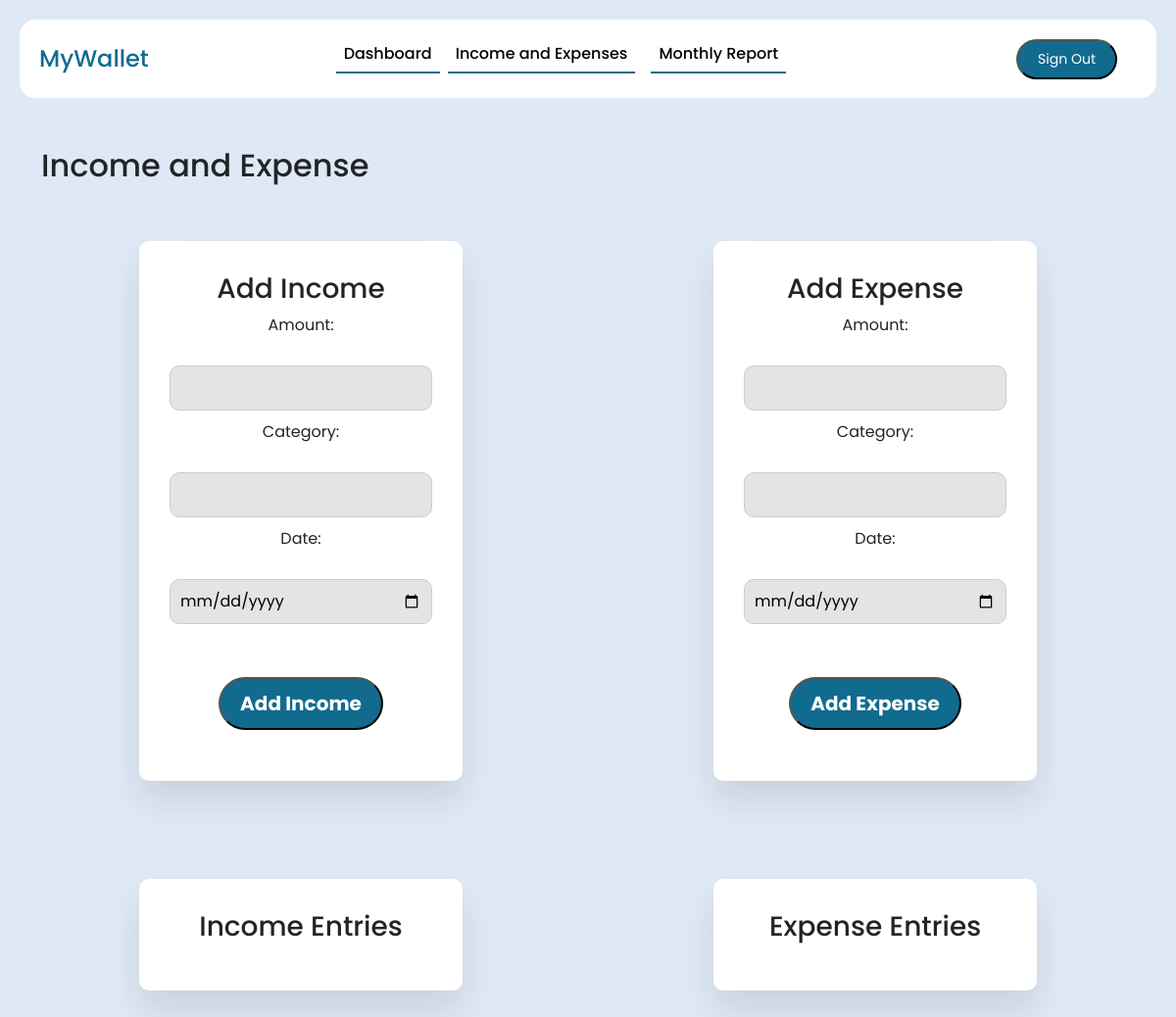
Page /income_expense (signed in) on the earlier database version.
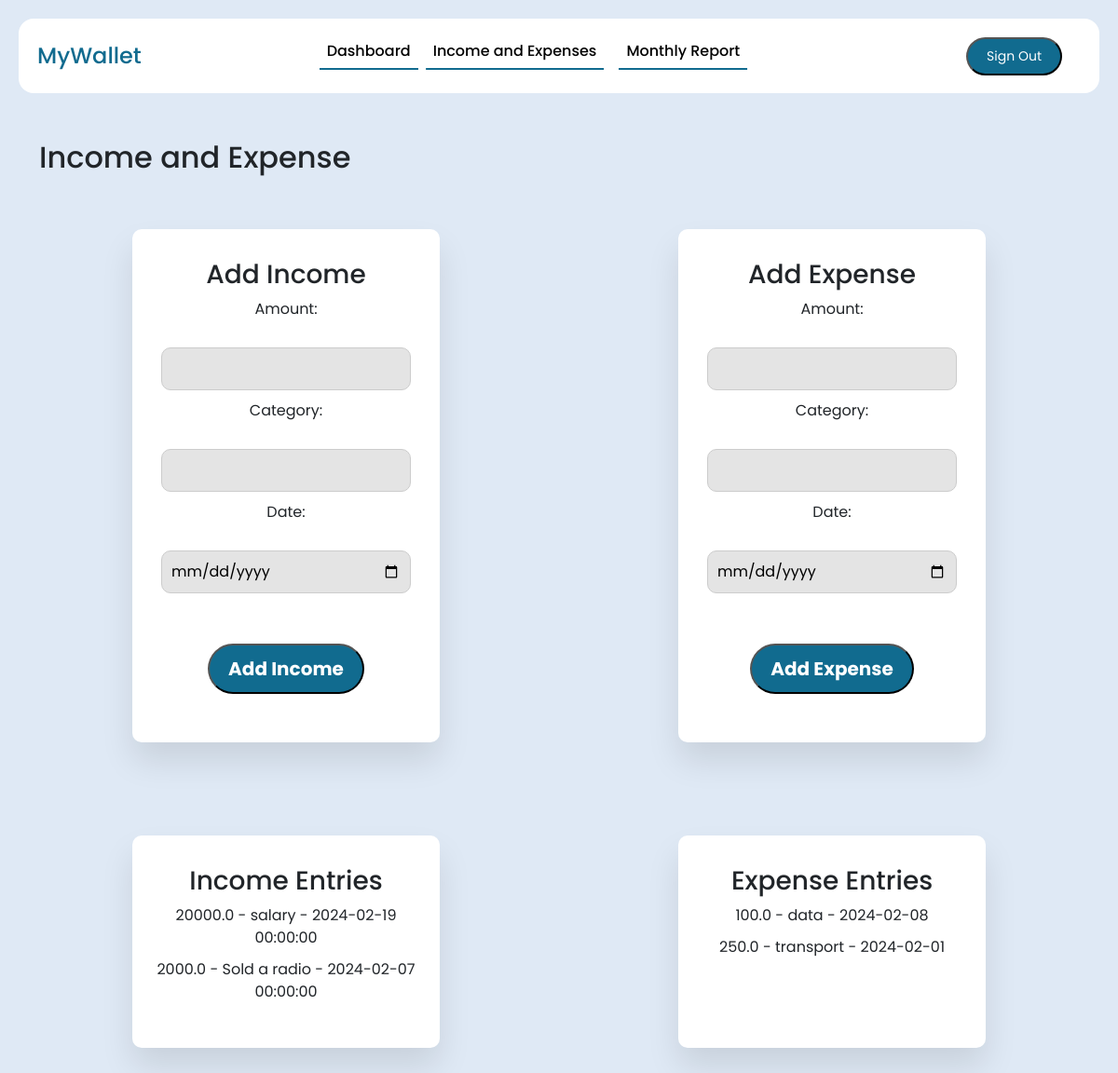
Same page on the later database version.
### website/models.py (models this page shows, shortened)
class Income(db.Model):
    id = db.Column(db.Integer, primary_key=True)
    amount = db.Column(db.Float, nullable=False)
    date = db.Column(db.DateTime(timezone=True),default=func.now())
    category = db.Column(db.String(50), nullable=False)
    user_id = db.Column(db.Integer, db.ForeignKey('user.id'), nullable=False)

class Expense(db.Model):
    id = db.Column(db.Integer, primary_key=True)
    amount = db.Column(db.Float, nullable=False)
    date = db.Column(db.Date, nullable=False)
    category = db.Column(db.String(50), nullable=False)
    user_id = db.Column(db.Integer, db.ForeignKey('user.id'),nullable=False)

### website/views.py (the view)
@views.route('/income_expense')
@login_required
def income_expense():
    user = current_user #define user
    return render_template('income_expense.html', user=user)

### website/__init__.py (called while the page is built)
def create_app():
    app = Flask(__name__)
    app.config['SECRET_KEY'] = 'the secret key'
    app.config['SQLALCHEMY_DATABASE_URI'] = f'sqlite:///{DB_NAME}'
    db.init_app(app)
    from .views import views
    from .auth import auth
    from .models import User
    app.register_blueprint(views, url_prefix='/')
    app.register_blueprint(auth, url_prefix='/')
    login_manager = LoginManager()
    login_manager.login_view= 'auth.sign_in'  # type: ignore
    login_manager.init_app(app)
    @login_manager.user_loader
    def load_user(id):
        return User.query.get(int(id))
    with app.app_context(): #can remove this line if don't solve problem
        create_database()
    return app

### website/templates/income_expense.html (shortened to what this page needs)
<!DOCTYPE html>
<html lang="en">
<head>
    <link
      href="https://cdn.jsdelivr.net/npm/bootstrap@5.3.2/dist/css/bootstrap.min.css"
      rel="stylesheet"
    />
    <link rel="stylesheet" type="text/css" href="{{ url_for('static', filename='styles.css') }}">
    <link
      rel="stylesheet"
      type="text/css"
      href="{{ url_for('static', filename='navbar.css') }}"
    />
</head>
<body>
   <header class="navbar-header">
      <nav class="navbar navbar-expand-lg fixed-top">
        <div class="container-fluid">
          <a class="navbar-brand me-auto" href="{{url_for('views.home')}}">MyWallet</a>
          <div
            class="offcanvas offcanvas-end"
            tabindex="-1"
            id="offcanvasNavbar"
            aria-labelledby="offcanvasNavbarLabel"
          >
            <div class="offcanvas-body">
              <ul class="navbar-nav justify-content-center flex-grow-1 pe-3">
                <li class="nav-item">
                  <a
                    class="nav-link active"
                    aria-current="page"
                    href="{{url_for('views.dashboard')}}"
                    >Dashboard</a
                  >
                </li>
                <li class="nav-item">
                  <a
                    class="nav-link active mx-lg-2"
                    aria-current="page"
                    href="{{url_for('views.income_expense')}}"
                    >Income and Expenses</a
                  >
                </li>
                <li class="nav-item">
                  <a
                    class="nav-link active mx-lg-2"
                    aria-current="page"
                    href="{{url_for('views.monthly_report')}}"
                    >Monthly Report</a
                  >
                </li>
              </ul>
            </div>
          </div>
          <a href="{{ url_for('auth.sign_out') }}"><button class="signout-button">Sign Out</button></a>
        </div>
      </nav>
    </header>
    <div class="container">
      <h2>Income and Expense</h2>
    <div class="rex">
      <div id="income" class="wrapper">
      <h3>Add Income</h3>
    <form action="{{ url_for('views.add_income') }}" method="post">
        <label for="amount">Amount:</label><br>
        <input type="text" id="amount" name="amount" required><br>
        <label for="category">Category:</label><br>
        <input type="text" id="category" name="category" required><br>
        <label for="date">Date:</label><br>
        <input type="date" id="date" name="date" required><br><br>
        <button type="submit">Add Income</button>
    </form>
    </div>
   <div id="expense" class="wrapper" >
     <h3>Add Expense</h3>
    <form action="{{ url_for('views.add_expense') }}" method="post">
        <label for="amount">Amount:</label><br>
        <input type="text" id="amount" name="amount" required><br>
        <label for="category">Category:</label><br>
        <input type="text" id="category" name="category" required><br>
        <label for="date">Date:</label><br>
        <input type="date" id="date" name="date" required><br><br>
        <button type="submit">Add Expense</button>
    </form>
   </div>
    </div>
   <div class="rex">
    <div class="wrapper" id="entries">
       <h3>Income Entries</h3>
    <ul>
        {% for income_entry in user.income_entries %}
            <li>{{ income_entry.amount }} - {{ income_entry.category }} - {{ income_entry.date }}</li>
        {% endfor %}
    </ul>
    </div>
    <div class="wrapper" id="entries">
    <h3>Expense Entries</h3>
    <ul>
        {% for expense_entry in user.expense_entries %}
            <li>{{ expense_entry.amount }} - {{ expense_entry.category }} - {{ expense_entry.date }}</li>
        {% endfor %}
    </ul>
   </div>
   </div>
    </div>
    </body>
</html>

Differences in the rows shown:
added Income: amount "20000.0", category "salary", date "2024-02-19 00:00:00"
added Income: amount "2000.0", category "Sold a radio", date "2024-02-07 00:00:00"
added Expense: amount "100.0", category "data", date "2024-02-08"
added Expense: amount "250.0", category "transport", date "2024-02-01"
